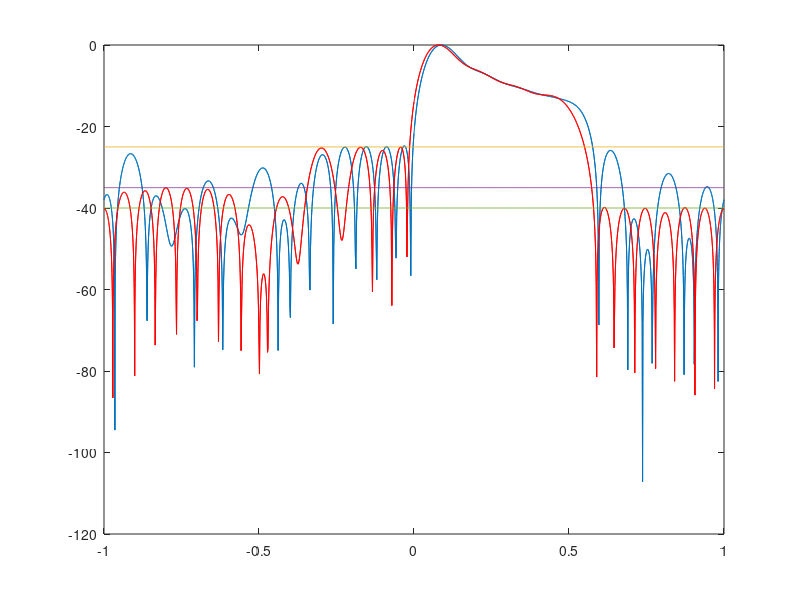

MATLAB code for this plot:
%this program takes the values of the current in each element of the linear
%array and the successive phase of the elements, for EVEN number of
%elements and then, calculates the array factor for the linear array
%antenna configuration



%case 1: linear array : 32 elements
%      uniformly separated by lambda/2 spacing
%fgure 7 in MVMO paper

clc;
clear all;
close all;

M = 32;
m = [ -1*M+1 : 2 : M-1];
m = m/2;
k = 2 *pi;
lambda = 1;
d = lambda/2;
kd= k*d;
samplerate = 1800;
theta = -pi:pi/samplerate:pi-pi/1800;
% u = kd*m*cos(theta)+del

magf = load('fig7_im.txt');
magf = magf';
magf = [fliplr(magf) magf];
phaf = load('fig7_degree.txt');
phaf = phaf';
phaf = [-1.*fliplr(phaf) phaf];

u = zeros(length(m),length(theta));
for ii = 1 :length(m)
    del(ii,:) = phaf(ii).*ones(1,length(theta)).*pi./180;
    %u(ii,:) = kd.*m(ii).*sin(theta)+del(ii,:);
 
end

for ii = 1 :length(m)
   
u(ii,:) = kd.*m(ii).*sin(theta)+del(ii,:);

end

af = zeros(1,length(theta));
for ii = 1 :length(m)
   
af = af + magf(ii).*exp(j*u(ii,:));

end
afdb = 20*log10(abs(af)/max(abs(af)));
plot(sin(theta),afdb);
hold on;

%case 2: linear array : 32 elements
%      uniformly separated by lambda/2 spacing
%fgure 8 in MVMO paper



M = 32;
m = [ -1*M+1 : 2 : M-1];
m = m/2;
k = 2 *pi;
lambda = 1;
d = lambda/2;
kd= k*d;
theta = -pi:pi/1800:pi-pi/1800;
% u = kd*m*cos(theta)+del

magf = load('fig8_im.txt');
magf = magf';
magf = [fliplr(magf) magf];
phaf = load('fig8_degree.txt');
phaf = phaf';
phaf = [-1.*fliplr(phaf) phaf];

u = zeros(length(m),length(theta));
for ii = 1 :length(m)
    del(ii,:) = phaf(ii).*ones(1,length(theta)).*pi./180;
    %u(ii,:) = kd.*m(ii).*sin(theta)+del(ii,:);
 
end

for ii = 1 :length(m)
   
u(ii,:) = kd.*m(ii).*sin(theta)+del(ii,:);

end

af = zeros(1,length(theta));
for ii = 1 :length(m)
   
af = af + magf(ii).*exp(j*u(ii,:));

end
afdb = 20*log10(abs(af)/max(abs(af)));
plot(sin(theta),afdb,'color','red');

a = -1:2/(2*samplerate):1-2/(2*samplerate);
plot(a, -25.*ones(1,2*samplerate));
plot(a, -35.*ones(1,2*samplerate))
plot(a, -40.*ones(1,2*samplerate))
hold off;

